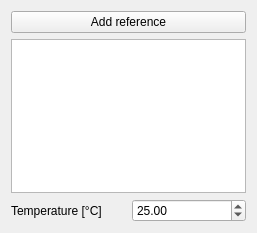
<?xml version="1.0" encoding="UTF-8"?>
<ui version="4.0">
 <class>TaskFemConstraintForce</class>
 <widget class="QWidget" name="TaskFemConstraintForce">
  <property name="geometry">
   <rect>
    <x>0</x>
    <y>0</y>
    <width>257</width>
    <height>233</height>
   </rect>
  </property>
  <property name="windowTitle">
   <string>Form</string>
  </property>
  <layout class="QVBoxLayout" name="verticalLayout">
   <item>
    <widget class="QPushButton" name="buttonReference">
     <property name="text">
      <string>Add reference</string>
     </property>
    </widget>
   </item>
   <item>
    <widget class="QListWidget" name="listReferences"/>
   </item>
   <item>
    <layout class="QHBoxLayout" name="layoutForce">
     <item>
      <widget class="QLabel" name="labelForce">
       <property name="text">
        <string>Temperature [°C]</string>
       </property>
      </widget>
     </item>
     <item>
      <widget class="QDoubleSpinBox" name="spinForce">
       <property name="minimum">
        <double>-99999.000000000000000</double>
       </property>
       <property name="maximum">
        <double>99999.000000000000000</double>
       </property>
       <property name="value">
        <double>25.000000000000000</double>
       </property>
      </widget>
     </item>
    </layout>
   </item>
  </layout>
 </widget>
 <resources/>
 <connections/>
</ui>
